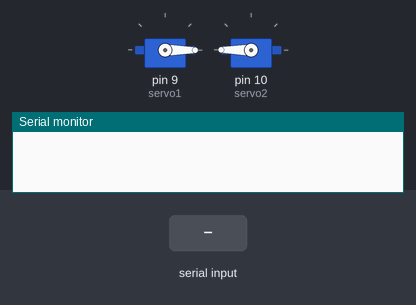
The sketch below on a simulated Arduino Uno, built with avr-gcc and run on an emulated ATmega328P. Parts: 2 × servo, the last lines printed to the serial monitor. The inputs (shaded band) are chosen by the test bench.

Above: at 1.2 s.
1.3 s: "1" received over Serial
At 2.5 s:
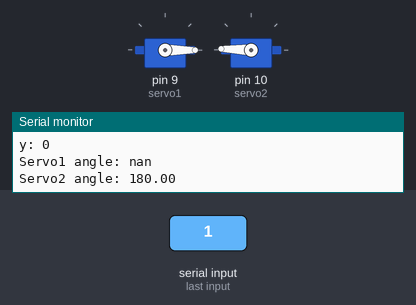
2.8 s: "2" received over Serial
At 3.8 s:
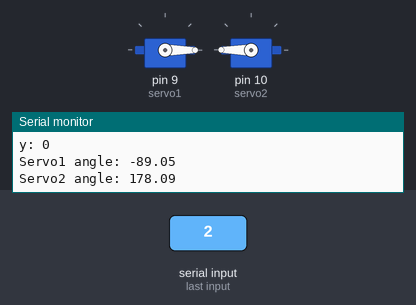
4.3 s: "2" received over Serial
At 4.9 s:
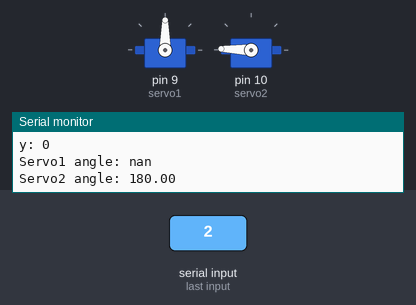
5.8 s: "3" received over Serial
At 7.0 s:
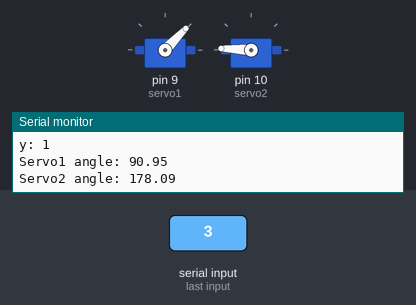
7.3 s: "3" received over Serial
At 8.4 s:
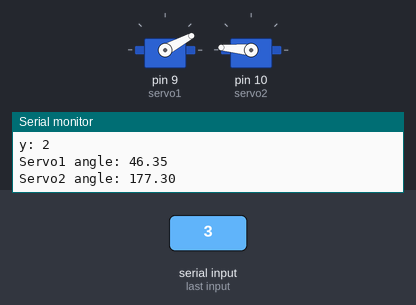
8.8 s: "4" received over Serial
At 9.5 s:
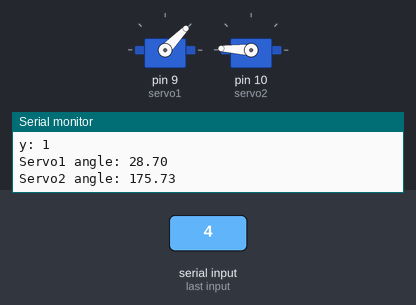
Timing chart, 0 to 11.3 s (numbered marks = the images above; inputs shaded):
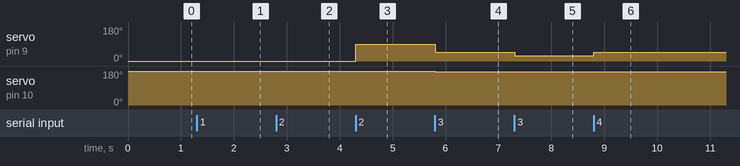

The sketch:

2dRobotArm.ino
```cpp
#include <Servo.h>

Servo servo1;      // Joint at base
Servo servo2;      // Elbow between a and b

// Servo Angles
float servo1_Angle = 90;
float servo2_Angle = 90;

// Define arm Constants
const float a = 30;      // lower joint length (cm)
const float b = 30;      // upper joint length (cm)

// Correction factors to align servo values with their respective axis
const float S_1_CorrectionFactor = 0;     // Align arm "a" with the horizontal when at 0 degrees
const float S_2_CorrectionFactor = 180;     // Align arm "b" with arm "a" when at 0 degrees

// Correction factor to shift origin out to edge of the mount
const float X_CorrectionFactor = 0;       // X direction correction factor (cm)
const float Y_CorrectionFactor = 0;       // Y direction correction factor (cm)

// Angle Variables
float A;            //Angle oppposite side a (between b and c)
float B;            //Angle oppposite side b
float C;            //Angle oppposite side c
float theta;        //Angle formed between line from origin to (x,y) and the horizontal

// Distance variables
float x;            // x position (cm)
float y;            // y position (cm)
float c;            // Hypotenuse legngth in cm
const float pi = M_PI;  //Store pi in a less annoying format

// Calculate necessary servo angles to move arm to desired points
void MoveCoord(float x_input, float y_input)
{
  x = x_input + X_CorrectionFactor;
  y = y_input + Y_CorrectionFactor;
  if (x < 0) {
    c = -sqrt( sq(x) + sq(y) );
    B = (acos( (sq(b) - sq(a) - sq(c)) / (-2 * a * c) )) * (180 / pi);    // Law of cosines: Angle opposite upper arm section
    C = -(acos( (sq(c) - sq(b) - sq(a)) / (-2 * a * b) )) * (180 / pi); // Law of cosines: Angle opposite hypotenuse
  }
  else {
    c = sqrt( sq(x) + sq(y) );
    B = -(acos( (sq(b) - sq(a) - sq(c)) / (-2 * a * c) )) * (180 / pi);    // Law of cosines: Angle opposite upper arm section
    C = -(acos( (sq(c) - sq(b) - sq(a)) / (-2 * a * b) )) * (180 / pi); // Law of cosines: Angle opposite hypotenuse
  }
  theta = (asin( y / c )) * (180 / pi);                                 // Solve for theta to correct for lower joint's impact on upper joint's angle
  servo1_Angle = B + theta + S_1_CorrectionFactor;                    // Find necessary angle. Add Correction
  servo2_Angle = C + S_2_CorrectionFactor;                            // Find neceesary angle. Add Correction
  servo1.write(servo1_Angle);              // Move joint to desired position
  servo2.write(servo2_Angle);

}


int x_now = 0;
int y_now = 0;

void setup()
{
  servo1.attach(9);             // Attach servos
  servo2.attach(10);
  Serial.begin(9600);             // -For debugging

}
//--------------------------------------------------------------

void Debug(){
      Serial.print("x: ");
      Serial.println(x_now);
      Serial.print("y: ");
      Serial.println(y_now);
      Serial.print("Servo1 angle: ");
      Serial.println(servo1_Angle);
      Serial.print("Servo2 angle: ");
      Serial.println(servo2_Angle);
}
void loop()
{
  if (Serial.available() > 0) {
    char com_dc  = Serial.read();
    Serial.println(com_dc);
    if (com_dc == '1') {
      x_now++ ;
     Debug();

    }
    if (com_dc == '2') {
      x_now--;
      Debug();

    }
    if (com_dc == '3') {
      y_now++ ;
      Debug();

    }
    if (com_dc == '4') {
      y_now--;
      Debug();

    }

  }
  MoveCoord(x_now, y_now);
}
```

Measured:
- after the input at 1.3 s, servo on pin 10 (servo2): 180° → 178° at once
- after the input at 2.8 s, servo on pin 10 (servo2): 178° → 180° at once
- after the input at 4.3 s, servo on pin 9 (servo1): 0° → 90° at once; servo on pin 10 (servo2): 180° → 178° at once
- after the input at 5.8 s, servo on pin 9 (servo1): 90° → 46° at once; servo on pin 10 (servo2): 178° → 177° at once
- after the input at 7.3 s, servo on pin 9 (servo1): 46° → 28° at once; servo on pin 10 (servo2): 177° → 175° at once
- after the input at 8.8 s, servo on pin 9 (servo1): 28° → 46° at once; servo on pin 10 (servo2): 175° → 177° at once
